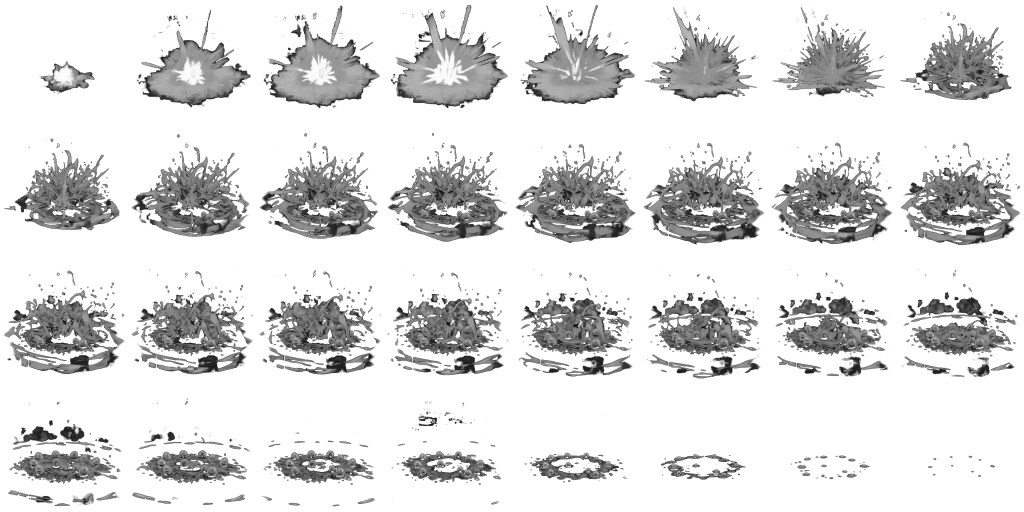
#> input picture trench-warfare-3d/Assets/_Project/Resources/VFX/AcidImpact.png, 2048 x 1024 px, given in place of orange_fire_explosion_8x4_12fps_32f.png, which was not available (shown at 1/2 size)
$ python firebooks.py ../Assets/_Project/Resources/VFX out.png
#> lines starting #> are read from the running program, lines starting #| are printed output that depends on the picture; after the words box and inside, x2 and y2 are one past the last pixel; in counts of white or black regions, pixels touching at a corner belong together
# The flamethrower's books, cut from the owner's generated flipbook pack (G:/My Drive/vfx, ComfyUI + Minimax H3 in the
# style of the DucVu 2D explosion pack). Every book in Resources/VFX is a GREYSCALE drawing with alpha, because
# TW/Flipbook reads the drawing's value (ink = luma(rgb)/alpha) and colours it itself from _Tint, _Levels and the scene,
# so a cloud sits under the same moon as the men. The colour is thrown away here and kept only as value.
#
# Which means the pack's PALETTE IS IRRELEVANT: a blue sheet is not a blue effect, it is a different DRAWING. The pack
# draws in five palettes and the first round only took the orange ones - and so faked a jet out of a chain of round
# fireballs while blue_direction_explosion, a stream drawn rooted at its left edge, sat unused. This round takes the
# drawings the fire actually needs, whatever colour they came in.
#
# Two ways to read value, and the choice is not cosmetic. LUMA reads colour TEMPERATURE as brightness, which is exactly
# right for the orange sheets: a white heart comes out 1.0, mid orange 0.6, the deep red fringe 0.25. It is wrong for a
# saturated blue or green - pure blue's luma is 0.11, so the brightest part of the blue stream would come out darker
# than an orange fringe.
#
# The obvious fix, the max channel (HSV value), is worse. A saturated hue ramp pins its max channel at 1.0 as soon as
# the hue is present, so a drawing shaded from deep blue to pale blue reads as flat white: measured on
# blue_direction, 39% of the drawing lands in the shader's top cel band under max, against 27% for FireBall under luma,
# and the stream rendered as one cream slab with the drawing lost inside it.
#
# LIGHTNESS, (max + min) / 2, is what those books use instead. It tracks how much white the artist mixed into the hue,
# which IS the shading, and it leaves 12% in the top band - the drawing survives. The orange books keep luma (they are
# already tuned, and are regenerated byte-identical - checked below).
#
# usage:  python firebooks.py [packdir] [outdir]
import os, sys, hashlib
import numpy as np
from PIL import Image

PACK = sys.argv[1] if len(sys.argv) > 1 else "G:/My Drive/vfx/sheets"
OUT = sys.argv[2] if len(sys.argv) > 2 else os.path.join(os.path.dirname(__file__), "..", "Assets", "_Project", "Resources", "VFX")
CELL = 256          # cell edge out (the pack draws 320); 8x4 lands on a 2048x1024 texture
COLS, ROWS = 8, 4
ALPHA_FLOOR = 6     # alpha this low is the keyer's haze, not drawing: it only makes the mips grey

# name -> (pack file, mode, root-left, keep)
#   mode:      "luma" for the orange sheets, "light" for saturated blue/green/red ones (see above)
#   root-left: slide every cell so the drawing's root sits on x = 0 (directional books: Mirror flips left/right, so a
#              rooted book has to have its root on the edge, the way Muzzle does)
#   keep:      (first, last) frame of the pack sheet to keep, inclusive; None = all. The dropped frames are a streak of
#              the shell arriving, or a fan that overflows its cell, or a tail that is a different drawing.
BOOKS = {
    "FireBall":   ("orange_fire_explosion_8x4_12fps_32f.png",      "luma", False, None),
    "FireColumn": ("orange_ground_explosion_8x4_12fps_30f.png",    "luma", False, None),
    "FireBurst":  ("orange_center_explode_8x4_12fps_32f.png",      "luma", False, None),
    "FireJet":    ("blue_direction_explosion_8x4_12fps_29f.png",   "light",  True,  None),      # the stream: start f0-11, hold f11-18, stop f19-28
    # The cook-off. This was orange_electric_explosion, and it was the wrong sheet from the beginning: measured over
    # its whole book its interior holes reach 40% of the filled silhouette, with one hole alone at 21.6%, so its tail is
    # an expanding ring rather than a fireball. Two rounds were spent cutting further and further into it (25, then 18,
    # then 11 frames) to stay ahead of the annulus, and each cut bought a cleaner silhouette by throwing away more of
    # the beat - until a tank going up rendered smaller and dimmer than a campfire burning behind it. purple_explosion
    # needs no cut at all. But hole area alone does NOT choose a fireball: purple_explosion scores a perfect 0.0% and
    # is a thin swooping ARC - an arc encloses nothing, so it cannot have a hole - and in game it drew a giant orange
    # comma standing over the wreck. Solidity, area against the bounding box, is the measure that separates them: 0.31
    # for that arc against 0.48 here and 0.55 for the annulus sheet. This one is the best of the pack on both at once,
    # 1.1% holes and 0.48 solid, with 0.81 filled through its own centroid. The whole book is usable.
    "FireBlast":  ("purple_fire_explosion_8x4_12fps_32f.png",      "light",  False, None),
    "FireFan":    ("green_direction_explosion_8x4_12fps_32f.png",  "light",  True,  (8, 23)),   # the splash where the jet lands
    "FireStand":  ("blue_fire_explosion_8x4_12fps_32f.png",        "light",  False, (2, 17)),   # a standing flame with a skirt (loops)
    "FirePool":   ("blood_ground_1_8x4_12fps_32f.png",             "light",  False, (16, 31)),  # a puddle with a blob rising off it
    # The stream's opaque CORE, and a second drawing of a stream so the chain is not one glyph stamped down its length.
    # Measured against blue_direction over the body frames: the same root discipline (left edge 0.06 vs 0.05, so it is
    # drawn rooted and can be laid from the nozzle) but a denser drawing - 0.26 cover against 0.22, and 0.30 roundness
    # against 0.18, which is to say fewer holes and a fuller body. That is what the inside of a pressurised stream is.
    "FireCore":   ("purple_direction_explosion_8x4_12fps_32f.png",  "light",  True,  (6, 27)),
    # The stream's TERMINUS. A jet that simply stops has no last beat: the fire has to turn a corner and go up. This is
    # a ground explosion, which is the right drawing for that - measured, its ink reaches 0.94 of the way down its cell
    # (so it is rooted on the floor and can stand on the ground the stream ends over) and it is the densest of the
    # pack's ground sheets at 0.32 cover. Frames 4-24: after the arrival flash, through the bloom and its first fall.
    "FireBloom":  ("blue_ground_explosion_8x4_12fps_27f.png",       "light",  False, (4, 24)),
    # The jet's HEAD. The stream books are drawn as curls, and a curl has a hole through the middle of it - which is
    # invisible on a link buried in a chain and fatal on the leading mass, where clean terrain read straight through
    # the centre of the hottest object in the shot. Measured over the body frames, this one is 0.91 solid through its
    # own centroid against 0.65-0.72 for most of the pack: a closed bolus, which is what the head of a gout of burning
    # fuel is. It is an explosion sheet and it is used here for one card only.
    "FireHead":   ("orange_explosion_8x4_12fps_26f.png",            "luma",   False, (4, 22)),
    # VFX pass wave 1 (2026-09-28, tw3d-board evidence/vfx-run/phase1-catalogue.md 4): pack sheets, no new drawing
    "GasBank":     ("chlorine_billow_8x4_12fps_30f.png",         "light", False, None),      # a gas cloud lying on the field
    "GasVent":     ("chlorine_vent_8x4_12fps_32f.png",           "light", False, None),      # gas let out of a canister or the Censer
    "SmokeBank":   ("smoke_bank_8x4_12fps_32f.png",              "luma",  False, (0, 21)),   # later frames fill the cell as a slab
    "MortarBurst": ("green_ground_explosion_8x4_12fps_30f.png",  "light", False, (7, 27)),   # from the impact spike on
    "ShellFall":   ("green_ground_explosion_8x4_12fps_30f.png",  "light", False, (0, 7)),    # the falling shell only
    "LeanBurst":   ("purple_ground_explosion_8x4_12fps_28f.png", "light", False, None),      # prototype for ShellLean
    # VFX pass wave 1, new sheets (desktop H3 / re-cuts, owner's montage OK 2026-09-28; published as tw_*)
    "FireCookOff": ("tw_cookoff_fireball_8x4_12fps_32f.png",      "luma",  False, (2, 30)),   # a hull cooking off; frames 0, 31 empty
    "FireTall":    ("tw_fire_tall_8x4_12fps_32f_loop.png",        "luma",  False, (0, 23)),   # trees and posts burning; two flicker periods
    "FireGunBlast":("tw_gun_blast_8x4_12fps_32f.png",             "luma",  True,  (0, 11)),   # the first burst only (the drawing fires twice; f12 is cut at the cell edge)
    "Smoulder":    ("tw_crater_smoulder_8x4_12fps_32f_loop.png",  "luma",  False, None),      # a crater smouldering (seam crossfaded)
    "GroundRing":  ("tw_ground_ring_8x4_12fps_32f.png",           "luma",  False, None),      # the shock ring, seen from above
    "DustPuff":    ("tw_dust_puff_8x4_12fps_32f.png",             "luma",  False, (2, 29)),   # hits and landings; frames 0-1 a stray cap
    "ShellPlume":  ("tw_shell_plume_8x4_12fps_32f.png",           "luma",  False, (4, 26)),   # the smoke a burst leaves; no flash frames
    # VFX pass wave 2 (owner's montage OK 2026-09-28; published as tw_*): the loops keep 0-27, their last row is a crossfade bump
    "FireLance":   ("tw_fire_lance_8x4_12fps_32f_loop.png",       "luma",  False, (0, 27)),   # the beam: a pillar of fire, steady
    "MendSparks":  ("tw_mend_sparks_8x4_12fps_32f_loop.png",      "luma",  False, None),      # a welding torch's sparks: repairs
    "ShellLean":   ("tw_shell_lean_b_8x4_12fps_32f.png",          "luma",  False, None),      # earth thrown one way: the directional burst
    "WreckSmoke":  ("tw_wreck_smoke_8x4_12fps_32f_loop.png",      "luma",  False, (0, 27)),   # black smoke over a burning wreck, steady
    # Blood on hits (owner, 2026-09-28: "we need blood"; decisions.md): the pack's red sheets, read by LIGHTNESS like the
    # other saturated ones, both drawn spraying rightward from a point on the left, so rooted there like the jet
    "BloodSpurt":  ("blood_spurt_1_8x4_12fps_32f.png",            "light", True,  (1, 28)),   # a rifle hit; f0 a stray streak, f29-31 near empty
    "BloodSnipe":  ("blood_sniper_1_8x4_12fps_32f.png",           "light", True,  (5, 29)),   # a heavy hit; f0-4 a different drawing (clouds)
    # CelFx acid ball (owner, 2026-11-16: "any are good, lets try to integrate"): the impact - flash, starburst, wavy crown,
    # ring with bubbles - H3 on black guided by the acid_ball clip's own frames (vfx-flipbooks batch9 acid_burst2 take A).
    # Drawn by the acid ball's own shader (CelAcidBall_URP), not FlipbookFx: no Sheets row.
    "AcidImpact":  ("tw_acid_impact_8x4_12fps_32f.png",           "light", False, None),
}
FRAMES_IN = {"FireBall": 32, "FireColumn": 30, "FireBurst": 32, "FireJet": 29, "FireBlast": 32, "FireFan": 32, "FireStand": 32, "FirePool": 32, "FireCore": 32, "FireBloom": 27, "FireHead": 26,
             "GasBank": 30, "GasVent": 32, "SmokeBank": 32, "MortarBurst": 30, "ShellFall": 30, "LeanBurst": 28,
             "FireCookOff": 32, "FireTall": 32, "FireGunBlast": 32, "Smoulder": 32, "GroundRing": 32, "DustPuff": 32, "ShellPlume": 32,
             "FireLance": 32, "MendSparks": 32, "ShellLean": 32, "WreckSmoke": 32,
             "BloodSpurt": 32, "BloodSnipe": 32, "AcidImpact": 32}
# FireBall's band split, measured in round 2: the shader's default _Bands and the levels its Sheet row uses
FIREBALL_BANDS = (0.12, 0.40, 0.86)
FIREBALL_LEVELS = (0.16, 0.86)


def cells(a, cols, rows):
    h, w = a.shape[0] // rows, a.shape[1] // cols
    return [a[r * h:(r + 1) * h, c * w:(c + 1) * w] for r in range(rows) for c in range(cols)], h, w


# [8 lines left out: function root_crop, not called in this run]


def value(rgb, mode):
    if mode == "luma":
        return (rgb[..., 0] * 0.299 + rgb[..., 1] * 0.587 + rgb[..., 2] * 0.114) / 255.0
    return (rgb.max(-1) + rgb.min(-1)) / 510.0   # lightness: how much white is in the hue, which is the shading


def shares(band, cuts):
    return [float((band < c).mean()) for c in cuts]


def convert(name, src, mode, rootleft, keep):
#> called with name = 'FireBall', mode = 'luma', rootleft = False
    a = np.array(Image.open(src).convert("RGBA")).astype(np.float32)
    cs, ch, cw = cells(a, COLS, ROWS)
#> cs = 32 items; ch = 256; cw = 256
    first, last = keep if keep else (0, FRAMES_IN[name] - 1)
    cs = cs[first:last + 1]
    cut = root_crop(cs, cw) if rootleft else 0
#> cut = 0
    out = Image.new("RGBA", (COLS * CELL, ROWS * CELL), (0, 0, 0, 0))
#> out: PIL image 2048x1024 RGBA; every value is 0
    xl, xr, yt, yb = 1.0, 0.0, 1.0, 0.0
    lines = []
    for i, cell in enumerate(cs):
        if cut:
            cell = np.concatenate([cell[:, cut:], np.zeros((ch, cut, 4), np.float32)], axis=1)
        al = cell[..., 3] / 255.0
        al[al < ALPHA_FLOOR / 255.0] = 0.0
        v = np.clip(value(cell[..., :3], mode), 0.0, 1.0)
        grey = np.clip(v * al * 255.0 + 0.5, 0, 255).astype(np.uint8)
        px = np.dstack([grey, grey, grey, np.clip(al * 255.0 + 0.5, 0, 255).astype(np.uint8)])
        # "RGBa": px is ALREADY premultiplied (grey = v*al), and Pillow premultiplies an "RGBA" image itself
        # before resampling - which multiplied the colour by alpha twice and only divided once back out, so soft
        # edges read hotter than drawn. Declared premultiplied, it resamples once and the bytes are kept as they are
        # (the books ARE premultiplied - the shader reads ink = luma/alpha; un-premultiplying here would double it).
        im = Image.fromarray(px, "RGBa").resize((CELL, CELL), Image.LANCZOS)
        im = Image.frombytes("RGBA", im.size, im.tobytes())   # the same bytes, still premultiplied: that IS the book format
        out.paste(im, ((i % COLS) * CELL, (i // COLS) * CELL))
        m = al > 0.1
        if m.any():
            ys, xs = np.nonzero(m)
            l, r, t, b = xs.min() / cw, xs.max() / cw, ys.min() / ch, ys.max() / ch
            xl, xr, yt, yb = min(xl, l), max(xr, r), min(yt, t), max(yb, b)
            lines.append(f"      f{first + i:2d}: cover {m.mean():.2f}  x {l:.2f}-{r:.2f}  y {t:.2f}-{b:.2f}")
#> this loop made 32 passes
#> (l, r, t, b, xl, xr, yt, yb) on passes 1 to 11: (0.309, 0.734, 0.477, 0.73, 0.309, 0.734, 0.477, 0.73), (0.0664, 0.957, 0.0703, 0.836, 0.0664, 0.957, 0.0703, 0.836), (0.0586, 0.965, 0.0391, 0.844, 0.0586, 0.965, 0.0391, 0.844), (0.0508, 0.965, 0.0391, 0.844, 0.0508, 0.965, 0.0391, 0.844), (0.0664, 0.957, 0.0391, 0.812, 0.0508, 0.965, 0.0391, 0.844), (0.0352, 0.922, 0.0508, 0.789, 0.0352, 0.965, 0.0391, 0.844), (0.0312, 0.922, 0.0547, 0.758, 0.0312, 0.965, 0.0391, 0.844), (0.0312, 0.902, 0.0898, 0.781, 0.0312, 0.965, 0.0391, 0.844), (0.0273, 0.934, 0.082, 0.797, 0.0273, 0.965, 0.0391, 0.844), (0.0273, 0.949, 0.0469, 0.848, 0.0273, 0.965, 0.0391, 0.848), (0.0273, 0.953, 0.0391, 0.867, 0.0273, 0.965, 0.0391, 0.867)
#> pass 1, in convert, `al = cell[..., 3] / 255.0`:
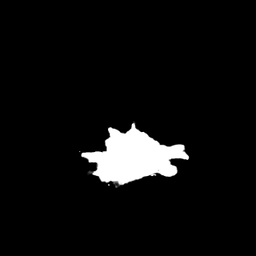
#> al: shape (256, 256) float32; min 0, max 1, mean 0.0538
#> pass 1, in convert, `v = np.clip(value(cell[..., :3], mode), 0.0, 1.0)`:
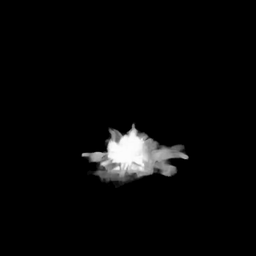
#> v: shape (256, 256) float32; min 0, max 0.992, mean 0.0323
#> pass 1, in convert, `px = np.dstack([grey, grey, grey, np.clip(al * 255.0 + 0.5, 0, 255).as..`:
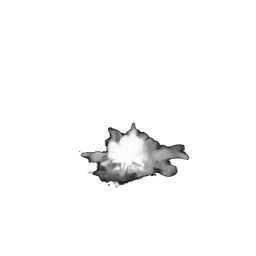
#> px: shape (256, 256, 4); mean of channels 0, 1, 2, 3 8.2, 8.2, 8.2, 13.7; transparent parts drawn white
#> after the loop:
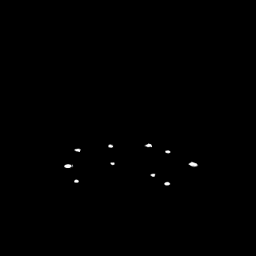
#> al: shape (256, 256) float32; min 0, max 1, mean 0.00224
#> after the loop:
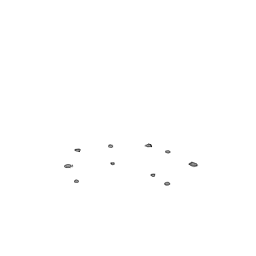
#> im: PIL image 256x256 RGBA; mean R, G, B, A 0.2, 0.2, 0.2, 0.6; transparent parts drawn white
#> after the loop:
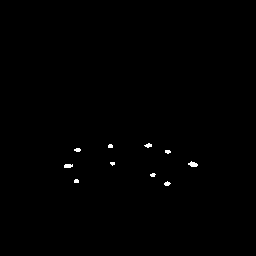
#> m: shape (256, 256) bool; 0.35% white; 10 white regions (5 under 20 px), largest, box (x1, y1, x2, y2) and area: (188, 161, 198, 167) 39, (64, 164, 73, 168) 32, (144, 143, 152, 148) 25, (164, 181, 171, 186) 23, (74, 148, 81, 152) 22
#> after the loop, lines = 32 items
    dst = os.path.join(OUT, name + ".png")
    out.save(dst)
    # the levels and bands the book actually uses, read back off the OUTPUT the way the shader will read them
    q = np.array(out).astype(np.float32)
    m = q[..., 3] > 20
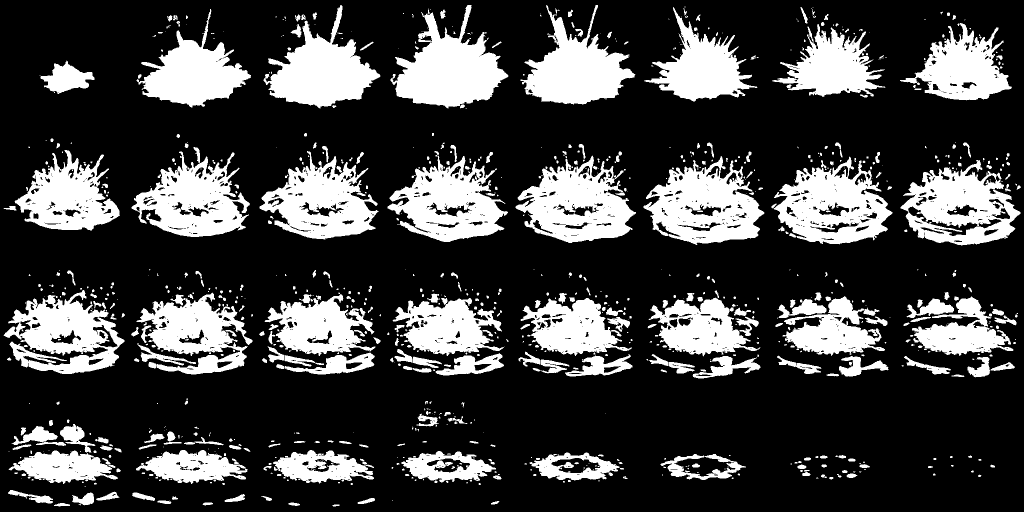
#> m: shape (1024, 2048) bool (shown at 1/2 size); 25.6% white; 997 white regions (549 under 20 px), largest, box (x1, y1, x2, y2) and area: (781, 10, 1017, 217) 24469, (1287, 312, 1529, 490) 24404, (1031, 311, 1272, 486) 23413
    ink = q[..., 0][m] / np.maximum(q[..., 3][m], 16.0)
    low, high = float(np.percentile(ink, 3)), float(np.percentile(ink, 97))
#> low = 0.0238; high = 0.686
    band = np.clip((ink - low) / max(0.01, high - low), 0, 1)
    print(f"{name:-<11s} {os.path.basename(src)}  mode {mode}  frames {len(cs)}  root cut {cut}px  cover {m.mean():.3f}")
#| FireBall--- orange_fire_explosion_8x4_12fps_32f.png  mode luma  frames 32  root cut 0px  cover 0.256
    print(f"      ink p03 {low:.2f} p10 {np.percentile(ink, 10):.2f} p50 {np.percentile(ink, 50):.2f} p90 {np.percentile(ink, 90):.2f} p97 {high:.2f}")
#|       ink p03 0.02 p10 0.08 p50 0.42 p90 0.60 p97 0.69
    print(f"      extent  x {xl:.2f}-{xr:.2f} (fill {xr - xl:.2f})   y {yt:.2f}-{yb:.2f}  -> Ink=({1 - yb:.2f}, {1 - yt:.2f}) bottom-up")
#|       extent  x 0.03-0.97 (fill 0.95)   y 0.04-0.95  -> Ink=(0.05, 0.96) bottom-up
    hist, _ = np.histogram(band, bins=20, range=(0, 1))
#> hist = 20 values, max 44803 at index 15, min 15130 at index 18, mean 26797.5
    print("      band histogram: " + " ".join(f"{h / len(band):.2f}" for h in hist))
#|       band histogram: 0.08 0.04 0.04 0.03 0.03 0.03 0.03 0.03 0.04 0.04 0.05 0.06 0.06 0.08 0.08 0.08 0.06 0.05 0.03 0.05
    return dst, low, high, ink, band, lines


if __name__ == "__main__":
    os.makedirs(OUT, exist_ok=True)
    before = {n: hashlib.md5(open(os.path.join(OUT, n + ".png"), "rb").read()).hexdigest()
              for n in ("FireBall", "FireColumn", "FireBurst") if os.path.exists(os.path.join(OUT, n + ".png"))}
    ref_shares = None
    for name, (f, mode, root, keep) in BOOKS.items():
        dst, low, high, ink, band, lines = convert(name, os.path.join(PACK, f), mode, root, keep)
        if name == "FireBall":
            fb = np.clip((ink - FIREBALL_LEVELS[0]) / (FIREBALL_LEVELS[1] - FIREBALL_LEVELS[0]), 0, 1)
            ref_shares = shares(fb, FIREBALL_BANDS)
#> ref_shares = [0.274, 0.537, 0.983]
            print(f"      FireBall band shares under {FIREBALL_BANDS}: {[round(s, 2) for s in ref_shares]}")
#|       FireBall band shares under (0.12, 0.4, 0.86): [0.27, 0.54, 0.98]
        else:
            cuts = [float(np.quantile(band, s)) for s in ref_shares]
            print(f"      share-matched _Bands for this book: ({cuts[0]:.2f}, {cuts[1]:.2f}, {cuts[2]:.2f})   with Low {low:.2f} High {high:.2f}")
        if root or keep:
            print("\n".join(lines[:4] + ["      ..."] + lines[-3:]))
#> pass 2 of the loop `for name, (f, mode, root, keep) in BOOKS.items():`:
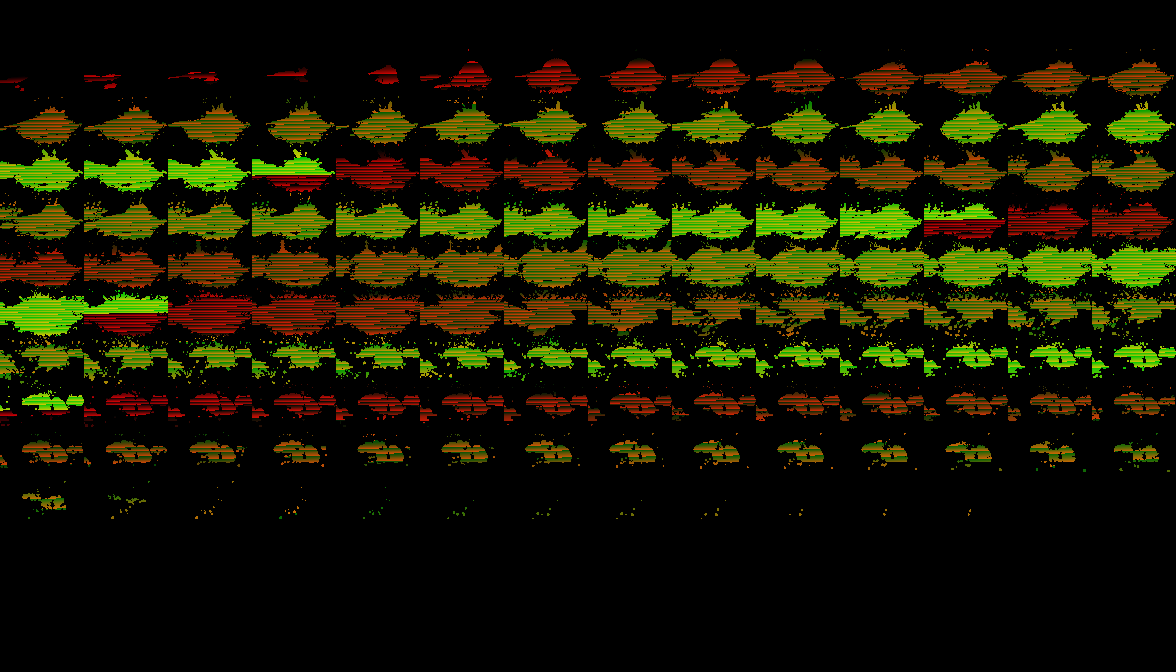
#> input picture trench-warfare-3d/Assets/_Project/Resources/VFX/ExplosionRefSheetInd.png, 1176 x 672 px, given in place of orange_ground_explosion_8x4_12fps_30f.png, which was not available
#> a: shape (672, 1176, 4) float32
#> ch = 168; cw = 147
#> in convert (call 2), `cs = cs[first:last + 1]`: cs = 30 items
#> the loop in convert (call 2), `for i, cell in enumerate(cs):` made 30 passes
#> after the loop in convert (call 2), `for i, cell in enumerate(cs):`:
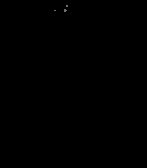
#> px: shape (168, 147, 4); mean of channels 0, 1, 2, 3 0.1, 0.1, 0.1, 255; drawn as R, G, B
#> in convert (call 2), `m = q[..., 3] > 20`:
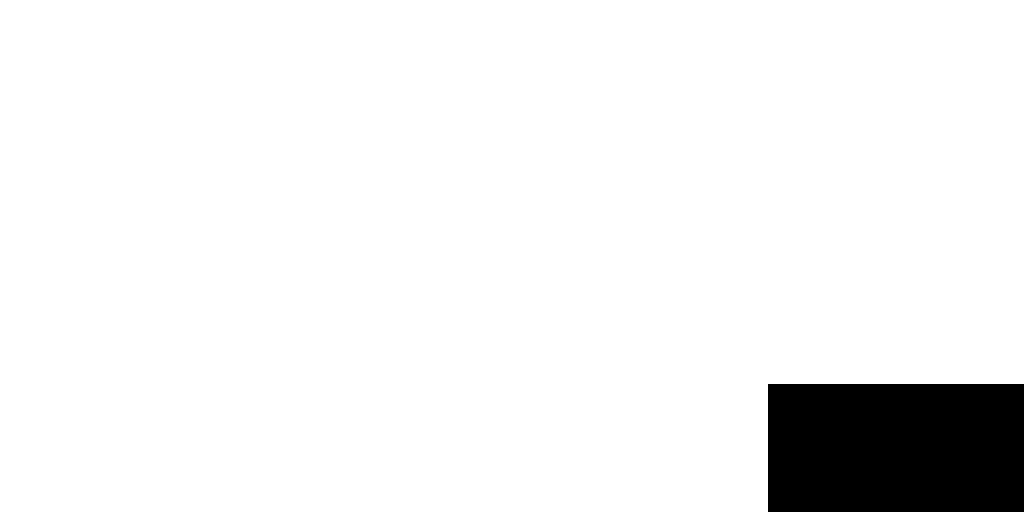
#> m: shape (1024, 2048) bool (shown at 1/2 size); 93.8% white; 1 black region, box (x1, y1, x2, y2) and area: (1536, 768, 2048, 1024) 131072
#> low = 0; high = 0.533
#| FireColumn- orange_ground_explosion_8x4_12fps_30f.png  mode luma  frames 30  root cut 0px  cover 0.938
#|       ink p03 0.00 p10 0.00 p50 0.00 p90 0.38 p97 0.53
#|       extent  x 0.00-0.99 (fill 0.99)   y 0.00-0.99  -> Ink=(0.01, 1.00) bottom-up
#> hist = 20 values, max 1409568 at index 0, min 20115 at index 2, mean 98304
#|       band histogram: 0.72 0.01 0.01 0.01 0.01 0.01 0.02 0.02 0.02 0.01 0.02 0.02 0.02 0.01 0.01 0.01 0.01 0.01 0.01 0.04
#> cuts = [0, 0, 1]
#|       share-matched _Bands for this book: (0.00, 0.00, 1.00)   with Low 0.00 High 0.53
#> (the run stopped early here; a loop or call above may not have finished)
